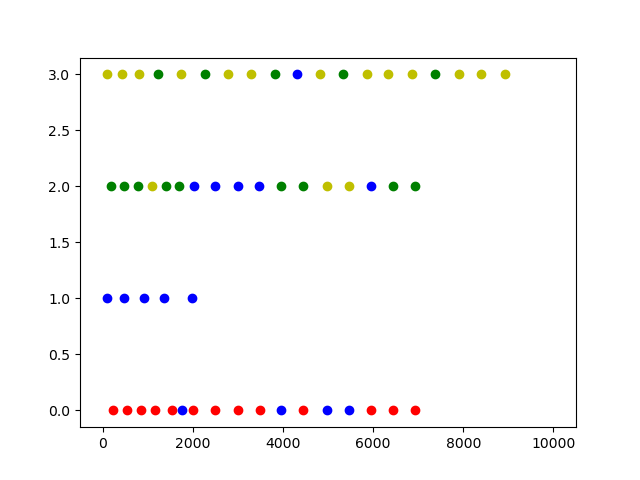

The Python source for this figure:
import numpy as np
import matplotlib.pyplot as plt
import random
import matplotlib.animation as animation
import sys

#details of traffic issues, user edits
slowlane = 1
slowspeed = 10

#initialize lanes
time = np.arange(1,100,1)
lane0 = [1000,6]
lane1 = [1000,6]
lane2 = [1000,6]
lane3 = [1000,6]
traffic = [lane0,lane1,lane2,lane3]

lanedict0 = [{'location':lane0[0],'lane':0,'lanefin':0},{'location':lane0[1],'lane':0,'lanefin':0}]
lanedict1 = [{'location':lane1[0],'lane':1,'lanefin':1},{'location':lane1[1],'lane':1,'lanefin':1}]
lanedict2 = [{'location':lane2[0],'lane':2,'lanefin':2},{'location':lane2[1],'lane':2,'lanefin':2}]
lanedict3 = [{'location':lane3[0],'lane':3,'lanefin':3},{'location':lane3[1],'lane':3,'lanefin':3}]
trafficdict = [lanedict0,lanedict1,lanedict2,lanedict3]

#initialize plot
x = np.linspace(0, 10000,2)
y = np.linspace(0,3,2)
plt.ion()
fig = plt.figure()
ax = fig.add_subplot(111)
line0, = ax.plot(x, y, 'ro')
line1, = ax.plot(x, y, 'bo')
line2, = ax.plot(x, y, 'go')
line3, = ax.plot(x, y, 'yo')

def addcar(lane,lanedict):
    carplotcount = 0
    lanecurcarlocs = list(object['location'] for object in lanedict) #list of cars location in current lane
    if min(lanecurcarlocs) > 300:   #if there is no car with a location under 300 add a car to this lane
        lanestart = lanedict[0]['lane']
        lanedict.append({'location':0,'lane':lanestart,'lanefin':lanestart})

def acceleration(lane,lanedict):

    carcount = 0
    lanecurcarlocs = list(object['location'] for object in lanedict) #list of cars location in current lane

    #can impose conditions on the lead car's speed
    leadspeed = 60
    if lanedict[0]['lane'] == 3:
        leadspeed = 80
    if lanedict[0]['lane'] == slowlane:
        leadspeed = slowspeed

    for car in lanedict:  #speed based on distance to next car
        if carcount == 0:
            car['location'] += leadspeed #first car in each lane goes 'speedlimit'
        else:   #else if close to next car move a fraction of the distance, if far - floor it
            carlocation = car['location'] 
            nextcar = min([i for i in lanecurcarlocs if i > carlocation])
            if nextcar - carlocation < 500: #else if close to next car move a fraction of the distance
                car['location'] += round(.10*(nextcar - carlocation),0)
            else: #if far - floor it
                car['location'] += 90
        carcount += 1
                
            
blockedlane = 1
lanechangerdown = 10000
#loop through time and define switching lanes conditions
for phase in range(len(time)):
    addcar(lane0,lanedict0)
    addcar(lane1,lanedict1)
    addcar(lane2,lanedict2)
    addcar(lane3,lanedict3)
    
    acceleration(lane0,lanedict0)
    acceleration(lane1,lanedict1)
    acceleration(lane2,lanedict2)
    acceleration(lane3,lanedict3)
    traffic = [lane0,lane1,lane2,lane3]
    
    lanenumber = 0
    position = 0
    positionlast = 0
    frontspace = 250
    backspace = 30
    carspace = 200
    for lanedict in trafficdict:
        carcount = 0        
        for car in lanedict: #switching lanes up
 ##           print(car)
            carlocation  = car['location'] #current car location
            lanecurcarlocs = list(object['location'] for object in trafficdict[lanenumber]) #list of cars location in current lane
            if lanenumber != 3 and lanenumber + 1!= blockedlane and carlocation != max(lanecurcarlocs): #cars in last lane cant go up anymore
                laneupcarlocs = list(object['location'] for object in trafficdict[lanenumber+1]) #list of cars location in lane up
                if carlocation < max(laneupcarlocs): #make sure not switching lanes ahead of front car of next lane
                  #print(car)
                  lanechangerup = 10000
                  #make sure there is space in the next lane up
                  #make sure there is more space in next lane than current one
                  #make sure no other cars just switched lanes nearby (lanechangerup/down)
                  if all(carloc <= carlocation - backspace or carloc > carlocation + frontspace for carloc in laneupcarlocs) \
                     and min([i for i in laneupcarlocs if i > carlocation]) > min([i for i in lanecurcarlocs if i > carlocation])\
                     and all(carloc <= lanechangerdown - carspace or carloc > lanechangerdown + carspace for carloc in lanecurcarlocs):  
                      carlocation  = car['location']
                      lanechangerup = carlocation
                      print(car,'up',lanechangerdown)
##                      print(lanecurcarlocs,'current lane')
##                      print(laneupcarlocs,'lane up')
                      #sys.exit()
                      trafficdict[lanenumber+1].insert(-1,trafficdict[lanenumber][carcount])
                      trafficdict[lanenumber].pop(carcount)
                      lanechangerdown = 10000  
                      break
            if lanenumber != 0 and lanenumber -1 != blockedlane and carlocation != max(lanecurcarlocs): #lane conditions for switching down, mirror switching up conditions
                lanedowncarlocs = list(object['location'] for object in trafficdict[lanenumber-1]) #list of cars location in lane down
                if carlocation < max(lanedowncarlocs):
                  #print(car)
                  if all(carloc <= carlocation - backspace or carloc > carlocation + frontspace for carloc in lanedowncarlocs) \
                     and min([i for i in lanedowncarlocs if i > carlocation]) > min([i for i in lanecurcarlocs if i > carlocation])\
                     and all(carloc <= lanechangerup - carspace or carloc > lanechangerup + carspace for carloc in lanecurcarlocs):
                      carlocation  = car['location']
                      lanechangerdown = carlocation                    
##                      print(car,trafficdict[lanenumber][carcount],'down')
##                      print(lanecurcarlocs,'current lane')
##                      print(lanedowncarlocs,'lane down')
                      #sys.exit()
                      print(car,'dwon',lanechangerdown)
                      trafficdict[lanenumber-1].insert(-1,trafficdict[lanenumber][carcount])
                      trafficdict[lanenumber].pop(carcount)
                      break
            carcount += 1
        lanenumber += 1
        print(lanenumber)
       
    lane00 = []
    lane11 = []
    lane22 = []
    lane33 = []
    lane = 0
    for lanedict in trafficdict:
        for car in lanedict:
            lanestart = car['lane']
            if lanestart == 0:
                car['lanefin'] = lane
                lane00.append(car)

            if lanestart == 1:
                car['lanefin'] = lane
                lane11.append(car)

            if lanestart == 2:
                car['lanefin'] = lane

                lane22.append(car)
            if lanestart == 3:
                car['lanefin'] = lane
                lane33.append(car)
        lane += 1
                    
    lane0x = list((object['location'] for object in lane00))
    lane0y = list((object['lanefin'] for object in lane00))
    lane1x = list((object['location'] for object in lane11))
    lane1y = list((object['lanefin'] for object in lane11))
    lane2x = list((object['location'] for object in lane22))
    lane2y = list((object['lanefin'] for object in lane22)) 
    lane3x = list((object['location'] for object in lane33))
    lane3y = list((object['lanefin'] for object in lane33))

    line0.set_xdata(lane0x)
    line0.set_ydata(lane0y)
    line1.set_xdata(lane1x)
    line1.set_ydata(lane1y)
    line2.set_xdata(lane2x)
    line2.set_ydata(lane2y)
    line3.set_xdata(lane3x)
    line3.set_ydata(lane3y)
##
##    line1.set_xdata(lane1)
##    line1.set_ydata(np.ones(len(lane1)))
##    line2.set_xdata(lane2)
##    line2.set_ydata(np.ones(len(lane2))*2)
##    line3.set_xdata(lane3)
##    line3.set_ydata(np.ones(len(lane3))*3)
##    line4.set_xdata(lane4)
##    line4.set_ydata(np.ones(len(lane4))*4)

    fig.canvas.draw()
    plt.pause(0.01)
